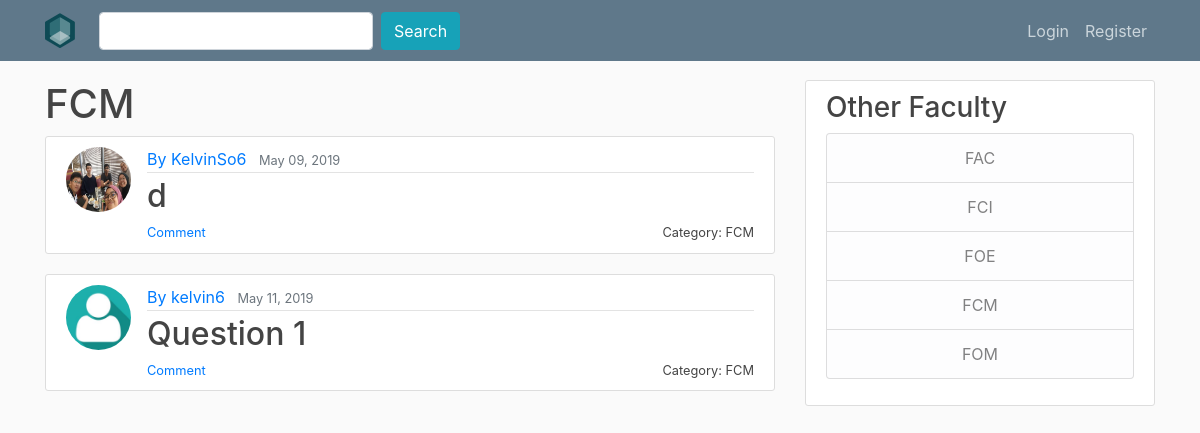
Page /category/fcm/ on the earlier database version.
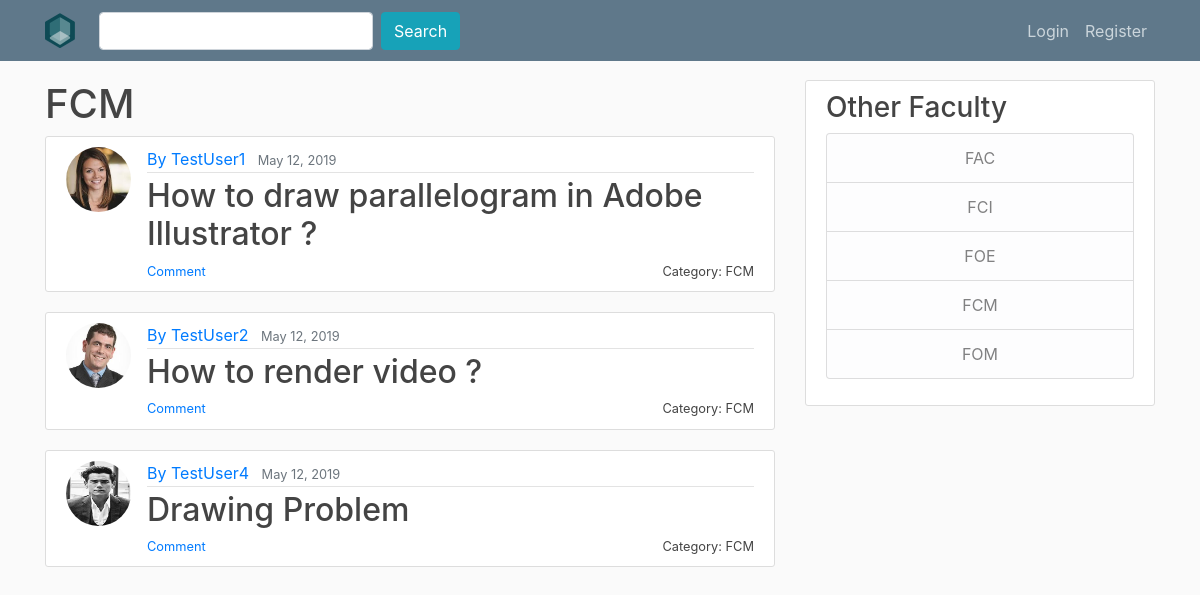
Same page on the later database version.
### QnA/models.py (models this page shows, shortened)
class category (models.Model):
    category = models.CharField(max_length=100)
    slug = models.SlugField(max_length=100,unique=True)
    def get_absolute_url(self):
        return reverse('category',args=[self.slug])
    def __str__(self):
        return self.category

class question (models.Model):
    title = models.CharField(max_length=100) #use charfield to limit user input
    liked_by = models.ManyToManyField(User,related_name='liked_by_question',blank = True)
    like = models.IntegerField(default=0)
    slug = models.SlugField(max_length=100)
    content = models.TextField() #use TextField if there is no limit for the content
    date_published = models.DateTimeField(default=timezone.now) #auto-select the current time
    category = models.ForeignKey(category,on_delete=models.CASCADE)
    author = models.ForeignKey(User, on_delete=models.CASCADE) #if the user is deleted the question will be deleted

### users/models.py (models this page shows, shortened)
class Profile(models.Model):
    user = models.OneToOneField(User, on_delete=models.CASCADE)
    image = models.ImageField(default="default.png", upload_to="profile_pics")

### QnA/views.py (the view)
# urls.py: path("category/<slug:slug>/",QuestionCategory.as_view(),name="category")
class QuestionCategory(ListView):
    model = question
    template_name='QnA/category.html'
    def get_queryset(self):
        self.Category = get_object_or_404(category,slug=self.kwargs['slug'])
        return question.objects.filter(category=self.Category)
    def get_context_data(self,**kwargs):
        context = super(QuestionCategory,self).get_context_data(**kwargs)
        context['category']= self.Category
        return context

### QnA/templates/QnA/category.html (shortened to what this page needs)
{% extends "QnA/base.html" %}
{% load crispy_forms_tags %}
{% block content %}
    <h1>{{ category.category }}</h1>
	{% for question in question_list %}
		<article class="media content-section">
		  <img class="rounded-circle article-img" src="{{ question.author.profile.image.url }}">
		  <div class="media-body">
		    <div class="article-metadata">
		      <a class="mr-2" href="{% url 'user-profile' question.author.username %}" >By {{ question.author }}</a>
		      <small class="text-muted">{{ question.date_published|date:"F d, Y" }}</small>
		    </div>
				<h2><a class="article-title" style="display : inline" href="{% url 'question-detail' question.slug question.pk %}" >{{ question.title }}</a></h2>
				<a href="{{ question.category.get_absolute_url}}"><small class="article-title" style="float: right" >Category: {{ question.category }}</small></a>
                <small class="article-title" style="float: left" ><a href="{% url 'question-detail' question.slug question.pk %}">Comment</a></small>
		  </div>
		</article>
	{% endfor %}
{% endblock %}

### QnA/templates/QnA/base.html (shortened to what this page needs)
{% load static %}
<!DOCTYPE html>
<html>
<head>
    <link rel="stylesheet" href="https://stackpath.bootstrapcdn.com/bootstrap/4.3.1/css/bootstrap.min.css">
		<link rel="stylesheet" type="text/css" href="{% static 'QnA/base.css' %}">
</head>
<body>
	<header class="site-header">
	  <nav class="navbar navbar-expand-md bg-steel fixed-top">
	    <div class="container">
				{% if user.is_authenticated %}
				<a class="navbar-brand mr-4" href="{% url 'qna' %}"><img src="{% static 'Image/logo.png' %}"/></a>
				{% else %}
				<a class="navbar-brand mr-4" href="{% url 'home' %}"><img src="{% static 'Image/logo.png' %}"/></a>
				{% endif %}
	      <div class="collapse navbar-collapse" id="navbarToggle">
	        <div class="navbar-nav mr-auto">
						<form class="form-inline" action="/search/" method="get">
								<input class="form-control mr-sm-2" type="text" name="q">
								<button class="btn btn-info" type="submit">
										 Search
								</button>
						</form>
	        </div>
	        </div>
	        <div class="navbar-nav">
	          {% if user.is_authenticated %}
						<a class="nav-item nav-link" href="{% url 'profile' %}"><img class="rounded-circle article-img" style="width:30px;height:30px"src="{{ user.profile.image.url }}">Profile</a>
						<a class="nav-item nav-link" href="{% url 'new-question' %}"><span class="glyphicon glyphicon-user"></span>New Post</a>
						<a class="nav-item nav-link" href="{% url 'logout' %}">Logout</a>
	          {% else %}
	         	 <a class="nav-item nav-link" href="{% url 'login' %}">Login</a>
	             <a class="nav-item nav-link" href="{% url 'register' %}">Register</a>
	          {% endif %}
	        </div>
	      </div>
	  </nav>
	</header>
	<main role="main" class="container">
	  <div class="row">
	    <div class="col-md-8">
	      {% block content %}{% endblock %}
	    </div>
	    <div class="col-md-4">
	      <div class="content-section">
	        <h3>Other Faculty</h3>
						<ul class="list-group" style="text-align:center">
	            <a class="list-group-item list-group-item-light" href="/category/fac/">FAC</a>
	            <a class="list-group-item list-group-item-light" href="/category/fci/">FCI</a>
	            <a class="list-group-item list-group-item-light" href="/category/foe/">FOE</a>
							<a class="list-group-item list-group-item-light" href="/category/fcm/">FCM</a>
							<a class="list-group-item list-group-item-light" href="/category/fom/">FOM</a>
	          </ul>
	      </div>
	    </div>
	  </div>
	</main>
</body>
</html>

### QnA/static/QnA/base.css (style rules this page uses)
body { background: #fafafa; color: #333333; margin-top: 5rem; }
h1, h2, h3, h4, h5, h6 { color: #444444; }
ul { margin: 0; }
.bg-steel { background-color: #5f788a; }
.site-header .navbar-nav .nav-link { color: #cbd5db; }
.content-section { background: #ffffff; padding: 10px 20px; border: 1px solid #dddddd; border-radius: 3px; margin-bottom: 20px; }
.article-title { color: #444444; }
.article-img { height: 65px; width: 65px; margin-right: 16px; }
.article-metadata { padding-bottom: 1px; margin-bottom: 4px; border-bottom: 1px solid #e3e3e3 }

Differences in the rows shown:
removed question: author.profile.image (picture), author "KelvinSo6", date_published "May 09, 2019", title "d", category "FCM"
removed question: author.profile.image (placeholder picture), author "kelvin6", date_published "May 11, 2019", title "Question 1", category "FCM"
added question: author.profile.image (picture), author "TestUser1", date_published "May 12, 2019", title "How to draw parallelogram in Adobe Illustrator ?", category "FCM"
added question: author.profile.image (picture), author "TestUser2", date_published "May 12, 2019", title "How to render video ?", category "FCM"
added question: author.profile.image (picture), author "TestUser4", date_published "May 12, 2019", title "Drawing Problem", category "FCM"
